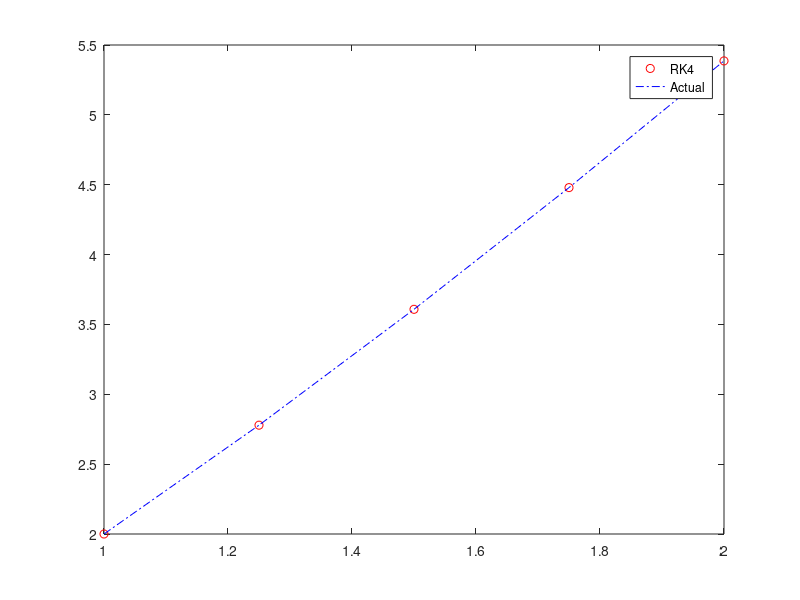

Here is the MATLAB script that generated this plot:
% Use 2nd RK mid-pt to approximate the solution to IVP:
% y' = 1 + (y/x) ; 1 <= x <= 2 ; y(1) = 2 ; h = 0.25

a = 1;
b = 2;
h = 0.25;
alpha = 2;
n = (b-a)/h;

x = zeros(1, n+1);
y = zeros(1, n+1);

x(1) = a;
y(1) = alpha;

f = @(x, y) 1 + (y/x);

for i = 1:n
    k1 = f(x(i), y(i));
    k2 = f(x(i) + (h/2), y(i) + (k1*h)/2);
    k3 = f(x(i)+(h/2), y(i) + (k2*h)/2);
    k4 = f(x(i)+h, y(i)+k3*h);
    y(i+1) = y(i) + (h/6)*(k1 + 2*k2 + 2*k3 + k4);
    x(i+1) = x(i) + h;
end

f_act = @(x) x.*log(x) + 2*x;

plot(x, y, 'ro');
hold on;
plot(x, f_act(x), 'b-.');
legend('RK4', 'Actual');
